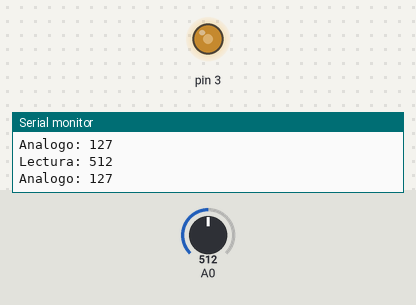
A sketch run on a simulated Arduino Uno, built with avr-gcc and run on an emulated ATmega328P. Parts: output pins drawn as LEDs (lit = HIGH), the last lines printed to the serial monitor. The test bench sets the inputs (shaded band); at power-on: A0 = 512.

Above: at 1.3 s.
1.4 s: A0 set to 716
At 2.0 s:
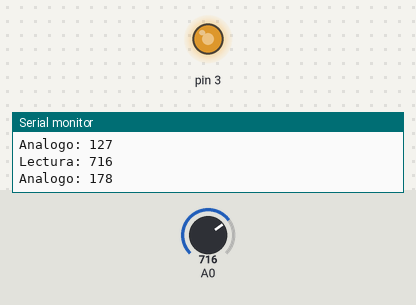
3.0 s: A0 set to 900
At 4.2 s:
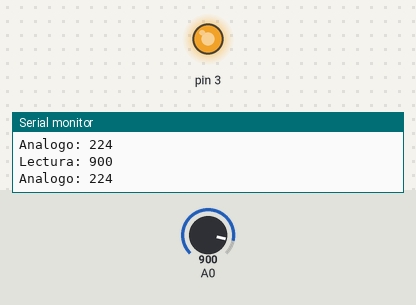
4.5 s: A0 set to 122
At 5.6 s:
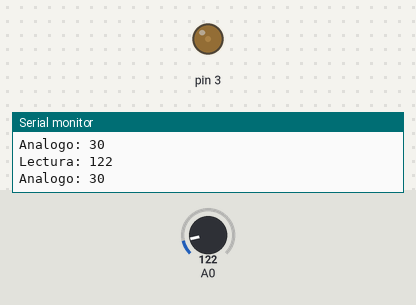
6.0 s: A0 set to 0
At 6.8 s:
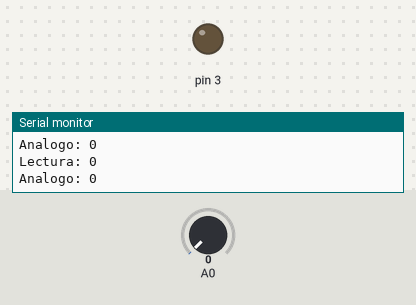
7.5 s: A0 set to 511
At 8.1 s:
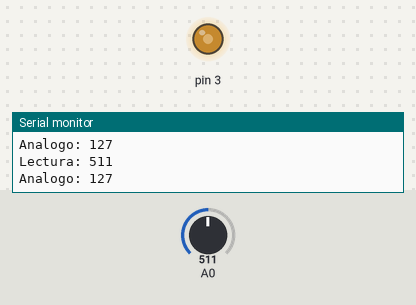
Timing chart, 0 to 10.0 s (numbered marks = the images above; inputs shaded):
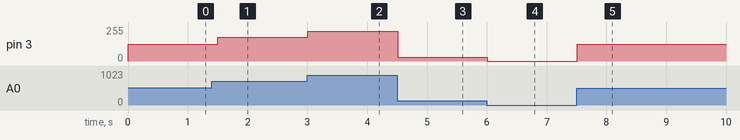

Measured:
- after the input at 1.4 s, pin 3: 127/255 → 178/255 after 0.10 s
- after the input at 3.0 s, pin 3: 178/255 → 224/255 at once
- after the input at 4.5 s, pin 3: 224/255 → 30/255 at once
- after the input at 6.0 s, pin 3: 30/255 → 0/255 at once
- after the input at 7.5 s, pin 3: 0/255 → 127/255 at once

The sketch:

itaPWM.ino
```cpp
void setup() {
	pinMode(3,OUTPUT);
	Serial.begin(9600);
}

void loop() {
	int lectura = analogRead(0);
	Serial.print("Lectura: ");
	Serial.println(lectura);
	int valorAnalogo = map(lectura,0,1024,0,255);
	Serial.print("Analogo: ");
	Serial.println(valorAnalogo);
	analogWrite(3, valorAnalogo);
	delay(500);
}
```
